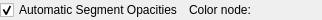
<?xml version="1.0" encoding="UTF-8"?>
<ui version="4.0">
 <class>qCjyxSegmentationsIOOptionsWidget</class>
 <widget class="qCjyxWidget" name="qCjyxSegmentationsIOOptionsWidget">
  <property name="geometry">
   <rect>
    <x>0</x>
    <y>0</y>
    <width>322</width>
    <height>20</height>
   </rect>
  </property>
  <property name="windowTitle">
   <string>Segmentations Options</string>
  </property>
  <layout class="QHBoxLayout" name="horizontalLayout">
   <property name="leftMargin">
    <number>0</number>
   </property>
   <property name="topMargin">
    <number>0</number>
   </property>
   <property name="rightMargin">
    <number>0</number>
   </property>
   <property name="bottomMargin">
    <number>0</number>
   </property>
   <item>
    <widget class="QCheckBox" name="AutoOpacitiesCheckBox">
     <property name="toolTip">
      <string>Automatically set opacities of the segments based on which contains which, so that no segment obscures another</string>
     </property>
     <property name="text">
      <string>Automatic Segment Opacities</string>
     </property>
     <property name="checked">
      <bool>true</bool>
     </property>
    </widget>
   </item>
   <item>
    <widget class="QLabel" name="ColorLabel">
     <property name="sizePolicy">
      <sizepolicy hsizetype="Preferred" vsizetype="Preferred">
       <horstretch>0</horstretch>
       <verstretch>0</verstretch>
      </sizepolicy>
     </property>
     <property name="text">
      <string>Color node:</string>
     </property>
    </widget>
   </item>
   <item>
    <widget class="qMRMLNodeComboBox" name="ColorNodeSelector">
     <property name="sizePolicy">
      <sizepolicy hsizetype="Expanding" vsizetype="Fixed">
       <horstretch>0</horstretch>
       <verstretch>0</verstretch>
      </sizepolicy>
     </property>
     <property name="nodeTypes">
      <stringlist>
       <string>vtkMRMLColorTableNode</string>
      </stringlist>
     </property>
     <property name="noneEnabled">
      <bool>true</bool>
     </property>
     <property name="addEnabled">
      <bool>false</bool>
     </property>
     <property name="removeEnabled">
      <bool>false</bool>
     </property>
    </widget>
   </item>
  </layout>
 </widget>
 <customwidgets>
  <customwidget>
   <class>qMRMLNodeComboBox</class>
   <extends>QWidget</extends>
   <header>qMRMLNodeComboBox.h</header>
  </customwidget>
  <customwidget>
   <class>qCjyxWidget</class>
   <extends>QWidget</extends>
   <header>qCjyxWidget.h</header>
   <container>1</container>
  </customwidget>
 </customwidgets>
 <resources/>
 <connections>
  <connection>
   <sender>qCjyxSegmentationsIOOptionsWidget</sender>
   <signal>mrmlSceneChanged(vtkMRMLScene*)</signal>
   <receiver>ColorNodeSelector</receiver>
   <slot>setMRMLScene(vtkMRMLScene*)</slot>
   <hints>
    <hint type="sourcelabel">
     <x>160</x>
     <y>9</y>
    </hint>
    <hint type="destinationlabel">
     <x>276</x>
     <y>9</y>
    </hint>
   </hints>
  </connection>
 </connections>
</ui>
